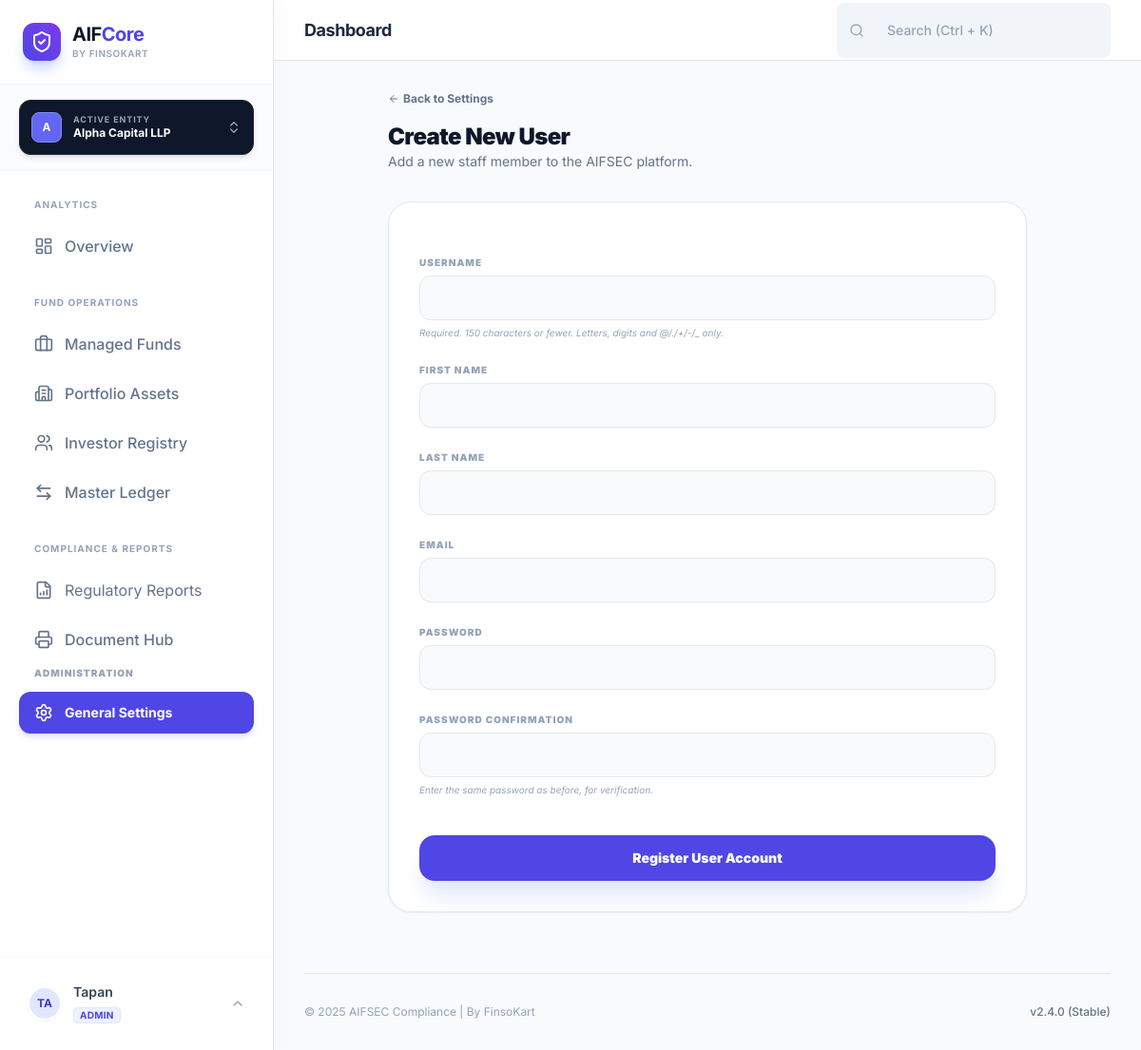
Page /portal/managers/settings/users/create/ (signed in) on the committed database.
### manager_entities/models.py (models this page shows, shortened)
class ManagerEntity(models.Model):
    name = models.CharField(max_length=255, unique=True)
    sebi_manager_registration_no = models.CharField(max_length=64, blank=True, null=True)
    cin = models.CharField(max_length=21, blank=True, null=True)
    pan = models.CharField(max_length=10, blank=True, null=True)
    gstin = models.CharField(max_length=15, blank=True, null=True)
    registered_address = models.TextField(blank=True, null=True)
    contact_email = models.EmailField(blank=True, null=True)
    contact_phone = models.CharField(max_length=20, blank=True, null=True)
    created_at = models.DateTimeField(auto_now_add=True)
    class Meta:
        ordering = ["name"]
        verbose_name = "Manager Entity"
        verbose_name_plural = "Manager Entities"

class EntityMembership(models.Model):
    ROLE_CHOICES = [
        ('ADMIN', 'Super Admin'),     # Can manage team and all fund data
        ('MANAGER', 'Fund Manager'),  # Can record transactions
        ('COMPLIANCE', 'Officer'),    # Read-only + Reporting access
    ]
    user = models.ForeignKey(User, on_delete=models.CASCADE, related_name='memberships')
    entity = models.ForeignKey(ManagerEntity, on_delete=models.CASCADE, related_name='members')
    role = models.CharField(max_length=20, choices=ROLE_CHOICES, default='MANAGER')
    is_active_selection = models.BooleanField(default=False) # Helper for session defaults
    class Meta:
        unique_together = ('user', 'entity') # One user, one role per entity

### manager_entities/views.py (the view)
# urls.py: path("settings/users/create/", views.user_create, name="user_create"),
@login_required
def user_create(request):
    if not check_admin_access(request):
        return redirect('manager_entities:manager_list')
    if request.method == "POST":
        form = PortalUserCreationForm(request.POST)
        if form.is_valid():
            user = form.save()
            messages.success(request, f"User {user.username} created. You can now add them to an entity team.")
            return redirect('manager_entities:settings_hub')
    else:
        form = PortalUserCreationForm()
    return render(request, "manager_entities/user_form.html", {"form": form})

### manager_entities/forms.py
class PortalUserCreationForm(UserCreationForm):
    email = forms.EmailField(required=True)
    first_name = forms.CharField(max_length=30, required=True)
    last_name = forms.CharField(max_length=30, required=True)
    class Meta(UserCreationForm.Meta):
        model = User
        fields = ("username", "first_name", "last_name", "email")

### manager_entities/context.py (called while the page is built)
def active_manager_processor(request):
    if not request.user.is_authenticated:
        return {}
    memberships = EntityMembership.objects.filter(user=request.user).select_related('entity')
    active_id = request.session.get('active_entity_id')
    active_membership = None
    if active_id:
        active_membership = memberships.filter(entity_id=active_id).first()
    if not active_membership and memberships.exists():
        active_membership = memberships.first()
        request.session['active_entity_id'] = active_membership.entity.id
    return {
        'active_manager': active_membership.entity if active_membership else None,
        'user_role': active_membership.role if active_membership else None,
        'available_managers': [m.entity for m in memberships]
    }

### manager_entities/views.py (called while the page is built)
def check_admin_access(request):
    active_id = request.session.get('active_entity_id')
    return EntityMembership.objects.filter(
        user=request.user,
        entity_id=active_id,
        role='ADMIN'
    ).exists()

### templates/manager_entities/user_form.html (shortened to what this page needs)
{% extends 'base.html' %}
{% block content %}
<div class="max-w-2xl mx-auto">
    <div class="mb-8">
        <a href="{% url 'manager_entities:settings_hub' %}" class="text-xs font-bold text-slate-500 hover:text-indigo-600 flex items-center gap-1 mb-4">
            <i data-lucide="arrow-left" class="w-3 h-3"></i> Back to Settings
        </a>
        <h1 class="text-2xl font-black text-slate-900 tracking-tight">Create New User</h1>
        <p class="text-slate-500 text-sm">Add a new staff member to the AIFSEC platform.</p>
    </div>
    <div class="bg-white rounded-3xl border border-slate-200 shadow-sm p-8">
        <form method="post" class="space-y-6">
            {% for field in form %}
                <div class="space-y-1.5">
                    <label class="text-[10px] font-black text-slate-400 uppercase tracking-widest block">{{ field.label }}</label>
                    {{ field }}
                    {% if field.help_text %}
                        <p class="text-[10px] text-slate-400 italic">{{ field.help_text }}</p>
                    {% endif %}
                </div>
            {% endfor %}
            <div class="pt-4">
                <button type="submit" class="w-full bg-indigo-600 text-white py-3.5 rounded-2xl font-black text-sm shadow-xl shadow-indigo-100 hover:bg-indigo-700 transition-all">
                    Register User Account
                </button>
            </div>
        </form>
    </div>
</div>
{% endblock %}

### templates/base.html (shortened to what this page needs)
<!DOCTYPE html>
<html lang="en">
<head>
    <script src="https://cdn.tailwindcss.com"></script>
</head>
<body class="text-slate-900 antialiased selection:bg-indigo-100 selection:text-indigo-700">
    <div class="flex h-screen overflow-hidden">
        <aside class="w-72 bg-white border-r border-slate-200 flex flex-col z-20 shadow-[4px_0_24px_rgba(0,0,0,0.02)] h-screen">
            <div class="p-6 border-b border-slate-100 flex items-center gap-3">
                <div class="w-10 h-10 bg-gradient-to-tr from-indigo-600 to-violet-600 rounded-xl flex items-center justify-center text-white shadow-lg shadow-indigo-200 shrink-0">
                    <i data-lucide="shield-check" class="w-6 h-6"></i>
                </div>
                <div>
                    <h1 class="font-bold text-xl tracking-tight text-slate-900 leading-tight">AIF<span class="text-indigo-600">Core</span></h1>
                    <p class="text-[10px] text-slate-400 font-semibold uppercase tracking-wider">By FinsoKart</p>
                </div>
            </div>
            <div class="px-5 py-4 border-b border-slate-100 bg-slate-50/50" x-data="{ switchOpen: false }">
                <div class="relative">
                    <button @click="switchOpen = !switchOpen" class="w-full flex items-center justify-between p-3 bg-slate-900 text-white rounded-xl shadow-md hover:bg-slate-800 transition-all group border border-slate-800">
                        <div class="flex items-center gap-3 overflow-hidden">
                            <div class="w-8 h-8 rounded-lg bg-indigo-500 flex items-center justify-center font-bold text-xs shrink-0 border border-indigo-400">
                                {{ active_manager.name|slice:":1"|upper }}
                            </div>
                            <div class="text-left overflow-hidden">
                                <p class="text-[9px] font-bold text-slate-400 uppercase tracking-widest leading-none mb-0.5">Active Entity</p>
                                <p class="text-xs font-bold truncate text-white w-28">{{ active_manager.name|default:"Select Entity" }}</p>
                            </div>
                        </div>
                        <i data-lucide="chevrons-up-down" class="w-4 h-4 text-slate-400 group-hover:text-white transition-colors"></i>
                    </button>
                </div>
            </div>
            <nav class="flex-1 p-5 space-y-1 overflow-y-auto">
                <p class="px-4 pb-2 pt-2 text-[10px] font-bold text-slate-400 uppercase tracking-widest">Analytics</p>
                <a href="{% url 'portal-home' %}"
                class="sidebar-link {% if request.resolver_match.url_name == 'portal-home' %}sidebar-link-active{% else %}sidebar-link-inactive{% endif %}">
                    <i data-lucide="layout-dashboard" class="w-5 h-5 shrink-0"></i>
                    <span>Overview</span>
                </a>
                <p class="px-4 pb-2 pt-6 text-[10px] font-bold text-slate-400 uppercase tracking-widest">Fund Operations</p>
                <a href="{% url 'funds:portal-funds' %}"
                class="sidebar-link {% if 'funds' in request.resolver_match.app_name %}sidebar-link-active{% else %}sidebar-link-inactive{% endif %}">
                    <i data-lucide="briefcase" class="w-5 h-5 shrink-0"></i>
                    <span>Managed Funds</span>
                </a>
                <a href="{% url 'investee_companies:portal-list' %}"
                class="sidebar-link {% if 'investee_companies' in request.resolver_match.app_name %}sidebar-link-active{% else %}sidebar-link-inactive{% endif %}">
                    <i data-lucide="building-2" class="w-5 h-5 shrink-0"></i>
                    <span>Portfolio Assets</span>
                </a>
                <a href="{% url 'investors:portal-list' %}"
                class="sidebar-link {% if 'investors' in request.resolver_match.app_name %}sidebar-link-active{% else %}sidebar-link-inactive{% endif %}">
                    <i data-lucide="users" class="w-5 h-5 shrink-0"></i>
                    <span>Investor Registry</span>
                </a>
                <a href="{% url 'portal-transactions' %}"
                class="sidebar-link {% if 'transactions' in request.resolver_match.app_name %}sidebar-link-active{% else %}sidebar-link-inactive{% endif %}">
                    <i data-lucide="arrow-left-right" class="w-5 h-5 shrink-0"></i>
                    <span>Master Ledger</span>
                </a>
                <p class="px-4 pb-2 pt-6 text-[10px] font-bold text-slate-400 uppercase tracking-widest">Compliance & Reports</p>
                <a href="{% url 'compliances:reports' %}"
                class="flex items-center gap-3 px-4 py-3 rounded-xl transition-all {% if request.resolver_match.view_name == 'compliances:reports' %}bg-indigo-600 text-white shadow-lg shadow-indigo-200{% else %}text-slate-500 hover:bg-slate-50 hover:text-slate-900{% endif %}">
                    <i data-lucide="file-bar-chart" class="w-5 h-5"></i>
                    <span>Regulatory Reports</span>
                </a>
                <a href="{% url 'docgen:hub' %}"
                class="sidebar-link {% if 'docgen' in request.resolver_match.app_name %}sidebar-link-active{% else %}sidebar-link-inactive{% endif %}">
                    <i data-lucide="printer" class="w-5 h-5 shrink-0"></i>
                    <span>Document Hub</span>
                </a>
                {% if user_role == 'ADMIN' %}
                <p class="px-4 pb-2 mt-6 text-[10px] font-black text-slate-400 uppercase tracking-widest">Administration</p>
                <a href="{% url 'manager_entities:settings_hub' %}"
                class="sidebar-link {% if 'settings' in request.path %}sidebar-link-active{% else %}sidebar-link-inactive{% endif %}">
                    <i data-lucide="settings" class="w-5 h-5 shrink-0"></i>
                    <span class="text-sm font-bold">General Settings</span>
                </a>
                {% endif %}
            </nav>
            <div class="p-4 border-t border-slate-100 mt-auto">
                <div x-data="{ open: false }" class="relative">
                    <button @click="open = !open" class="w-full flex items-center gap-3 px-3 py-2.5 rounded-xl hover:bg-slate-50 border border-transparent hover:border-slate-200 transition-all text-left group">
                        <div class="w-9 h-9 rounded-full bg-indigo-100 flex items-center justify-center text-indigo-700 font-bold text-xs uppercase border-2 border-white shadow-sm shrink-0">
                            {{ user.username|slice:":2"|upper }}
                        </div>
                        <div class="flex-1 overflow-hidden">
                            <p class="text-sm font-semibold text-slate-700 group-hover:text-slate-900 truncate">{{ user.username }}</p>
                            <p class="text-[10px] text-indigo-600 font-bold uppercase tracking-wide bg-indigo-50 px-1.5 rounded inline-block mt-0.5 border border-indigo-100">
                                {{ user_role|default:"Viewer" }}
                            </p>
                        </div>
                        <i data-lucide="chevron-up" class="w-4 h-4 text-slate-400 transition-transform" :class="open ? 'rotate-180' : ''"></i>
                    </button>
                </div>
            </div>
        </aside>
        <main class="flex-1 flex flex-col h-screen overflow-hidden bg-[#f8fafc]">
            <header class="h-16 bg-white/80 backdrop-blur-md border-b border-slate-200 flex items-center justify-between px-8 z-10 sticky top-0">
                <div class="flex items-center gap-4">
                    <h2 class="text-lg font-bold text-slate-800 tracking-tight">{% block page_title %}Dashboard{% endblock %}</h2>
                </div>
                <div x-data="{
                        query: '',
                        results: [],
                        show: false,
                        search() {
                            if (this.query.length < 2) { this.results = []; return; }
                            fetch(`/api/search/?q=${this.query}`)
                                .then(res => res.json())
                                .then(data => {
                                    this.results = data;
                                    this.show = true;
                                });
                        }
                    }"
                    @click.away="show = false"
                    class="relative hidden md:block w-72">
                    <div class="flex items-center bg-slate-100 rounded-lg px-3 py-1.5 border border-transparent focus-within:bg-white focus-within:border-indigo-300 focus-within:ring-4 focus-within:ring-indigo-50 transition-all">
                        <i data-lucide="search" class="w-4 h-4 text-slate-400 shrink-0"></i>
                        <input
                            x-model="query"
                            @input.debounce.300ms="search()"
                            type="text"
                            placeholder="Search (Ctrl + K)"
                            class="bg-transparent border-none outline-none text-sm ml-2 w-full placeholder-slate-400"
                            autocomplete="off"
                        >
                    </div>
                </div>
            </header>
            <section class="flex-1 overflow-y-auto p-8 scroll-smooth">
                {% block content %}{% endblock %}
                <footer class="mt-16 pt-8 border-t border-slate-200 flex justify-between items-center text-xs text-slate-400">
                    <p>&copy; 2025 AIFSEC Compliance | By FinsoKart </p>
                    <p class="font-medium text-slate-500">v2.4.0 (Stable)</p>
                </footer>
            </section>
        </main>
    </div>
</body>
</html>

### templates/base.html (style rules this page uses)
body { font-family: 'Inter', sans-serif; background-color: #f8fafc; }
.sidebar-link { display: flex; align-items: center; gap: 12px; padding: 12px 16px; border-radius: 12px; font-weight: 500; transition: all 0.2s ease-in-out; width: 100%; }
.sidebar-link-inactive { color: #64748b; }
.sidebar-link-active { background-color: #4f46e5; color: white; box-shadow: 0 4px 6px -1px rgba(79, 70, 229, 0.2); }

### templates/manager_entities/user_form.html (style rules this page uses)
input { width: 100%; padding: 0.75rem 1rem; background-color: #f8fafc; border: 1px solid #e2e8f0; border-radius: 0.75rem; font-size: 0.875rem; font-weight: 500; outline: none; transition: all 0.2s; }

### rows in the picture
ManagerEntity: name "A", name "Alpha Capital LLP"
EntityMembership: role "ADMIN"

### other values in the picture
{{ user.username|slice:":2"|upper }} "TA"
{{ user.username }} "Tapan"
{{ field.label }} "USERNAME" "FIRST NAME" "LAST NAME" "EMAIL" "PASSWORD" "PASSWORD CONFIRMATION"
{{ field.help_text }} "Required. 150 characters or fewer. Letters, digits and @/./+/-/_ only." "Enter the same password as before, for verification."
